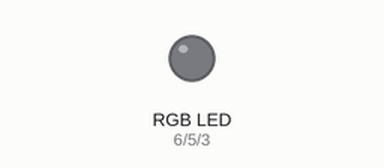
Simulated run of this sketch. Board: Arduino Uno, built with avr-gcc and run on an emulated ATmega328P. Shown: an RGB LED mixed from three pins (HIGH = lit).

Above: at 0.15 s.
Timing chart, 0 to 1.6 s (numbered marks = the images above):
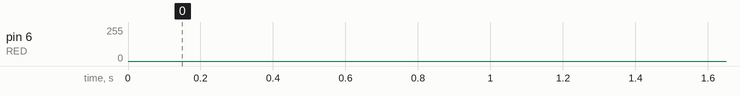

The sketch:

testing-rgb-led.ino
```cpp
/**
A simple sketch that fades in and out
3 different colours intermittently using an
RGB led.

I experimented with using higher order functions
in C, which worked surprisingly well :-)
*/

#define BLUE 3
#define GREEN 5
#define RED 6
#define RGB_MIN 0
#define RGB_MAX 255
#define delayTime 5

// Custom types for HOF
typedef bool (*IntPred)(int);
typedef int (*UniFun)(int*);

void setup() {
  initialise();
}

void loop() {
  fade(RED);
  fade(BLUE);
  fade(GREEN);
}


//==================================

void initialise() {
  pinMode(BLUE, OUTPUT);
  pinMode(GREEN, OUTPUT);
  pinMode(RED, OUTPUT);
  digitalWrite(RED, LOW);
  digitalWrite(BLUE, LOW);
  digitalWrite(GREEN, LOW);
}


void fade(int led) {
  fadeIn(led);
  fadeOut(led);
}


void fadeIn(int led) {
  fadeLoop(led, RGB_MIN, isLessThanRgbMax , incr);
  }

void fadeOut(int led) {
  fadeLoop(led, RGB_MAX, isMoreThanRGBMin , decr);
  }

void fadeLoop(int led, int value, IntPred pred, UniFun cons) {
  for (; pred(value) ;) {
    analogWrite(led, cons(&value));
    delay(delayTime);
    }
}

bool isMoreThanRGBMin(int n) {return n > RGB_MIN;}
int decr(int *n) {return --*n;}
bool isLessThanRgbMax(int n) {return n < RGB_MAX;}
int incr(int *n) {return ++*n;}
```
